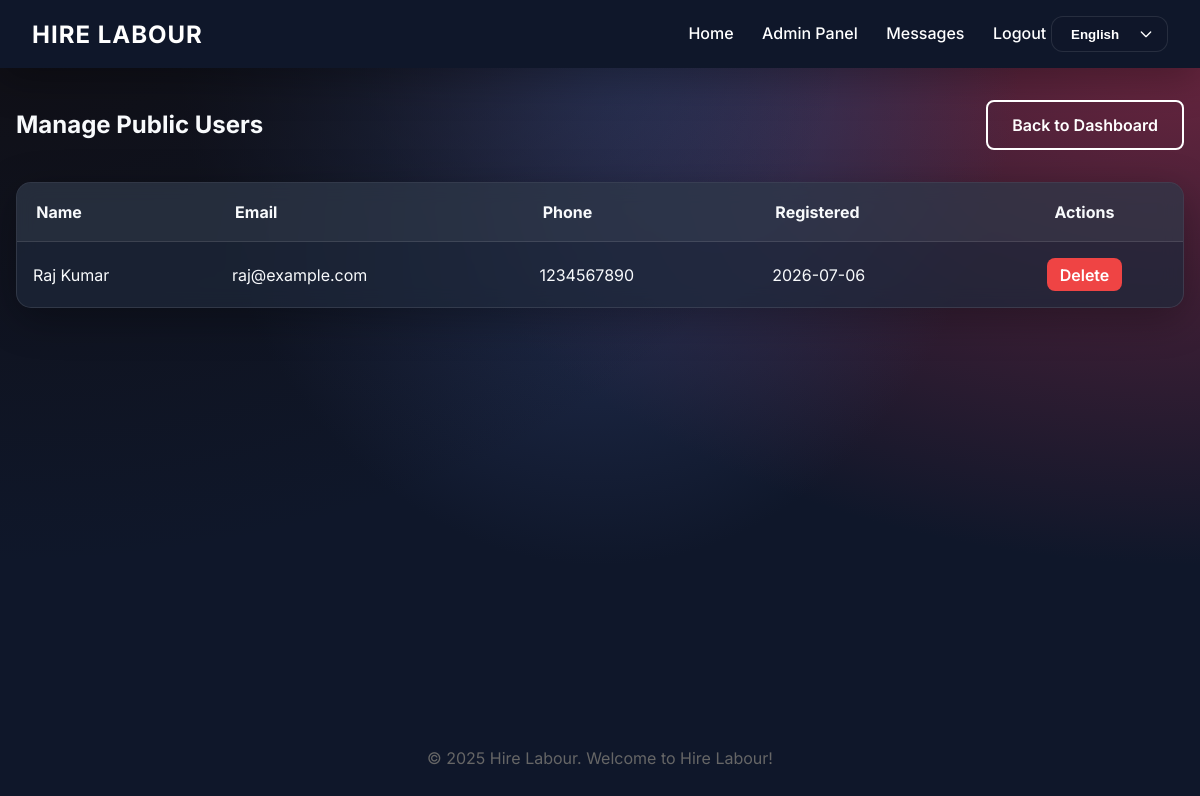
Screenshot of /admin/manage_publics (signed in) with the database file from the repository.
### hire_labour_python/models.py (models this page shows, shortened)
class Public(db.Model, UserMixin):
    __tablename__ = 'publics'
    public_id = db.Column(db.Integer, primary_key=True)
    username = db.Column(db.String(50), unique=True, nullable=False)
    password = db.Column(db.String(255), nullable=False)
    full_name = db.Column(db.String(100), nullable=False)
    email = db.Column(db.String(100), unique=True, nullable=False)
    phone = db.Column(db.String(15), nullable=False)
    profile_image = db.Column(db.String(255))
    registration_date = db.Column(db.DateTime, default=datetime.utcnow)
    feedbacks = db.relationship('Feedback', backref='public', lazy=True)

### hire_labour_python/app.py (the view)
@app.route('/admin/manage_publics')
@login_required
def manage_publics():
    if session.get('user_role') != 'admin':
        return redirect(url_for('index'))
    return render_template('admin/manage_publics.html', publics=Public.query.all())

### hire_labour_python/app.py (called while the page is built)
@login_manager.user_loader
def load_user(user_id):
    try:
        if user_id.startswith('admin_'):
            return Admin.query.get(int(user_id.split('_')[1]))
        elif user_id.startswith('labour_'):
            return Labour.query.get(int(user_id.split('_')[1]))
        elif user_id.startswith('public_'):
            return Public.query.get(int(user_id.split('_')[1]))
    except:
        return None
    return None

@app.context_processor
def inject_lang():
    lang = session.get('lang', 'en')
    en = TRANSLATIONS['en']
    current = TRANSLATIONS.get(lang, en)
    merged = {**en, **current}
    return dict(lang=lang, t=merged)

### hire_labour_python/templates/admin/manage_publics.html
{% extends 'base.html' %}
{% block content %}
<div style="display: flex; justify-content: space-between; align-items: center; margin-bottom: 2rem;">
    <h2>Manage Public Users</h2>
    <a href="{{ url_for('admin_dashboard') }}" class="btn btn-outline" style="color: white; border-color: white;">Back
        to Dashboard</a>
</div>
<div class="card" style="padding: 0; overflow: hidden;">
    <div style="overflow-x: auto;">
        <table style="width: 100%; border-collapse: collapse;">
            <thead style="background: rgba(255,255,255,0.05);">
                <tr>
                    <th style="padding: 1.2rem; text-align: left;">Name</th>
                    <th style="padding: 1.2rem; text-align: left;">Email</th>
                    <th style="padding: 1.2rem; text-align: left;">Phone</th>
                    <th style="padding: 1.2rem; text-align: left;">Registered</th>
                    <th style="padding: 1.2rem; text-align: center;">Actions</th>
                </tr>
            </thead>
            <tbody>
                {% for user in publics %}
                <tr style="border-top: 1px solid var(--glass-border);">
                    <td style="padding: 1rem;">{{ user.full_name }}</td>
                    <td style="padding: 1rem;">{{ user.email }}</td>
                    <td style="padding: 1rem;">{{ user.phone }}</td>
                    <td style="padding: 1rem;">{{ user.registration_date.strftime('%Y-%m-%d') }}</td>
                    <td style="padding: 1rem; text-align: center;">
                        <a href="{{ url_for('delete_user', type='public', id=user.public_id) }}" class="btn"
                            style="background: #ef4444; color: white; padding: 0.4rem 0.8rem;"
                            onclick="return confirm('Permanently delete this user?')">Delete</a>
                    </td>
                </tr>
                {% endfor %}
            </tbody>
        </table>
    </div>
</div>
{% endblock %}

### hire_labour_python/static/css/style.css (style rules this page uses)
:root { --primary-color: #0f172a; --secondary-color: #fbbf24; --accent-color: #10b981; --bg-color: #0f172a; --text-color: #f8fafc; --glass-bg: rgba(30, 41, 59, 0.7); --glass-border: rgba(255, 255, 255, 0.1); --shadow: 0 10px 40px 0 rgba(0, 0, 0, 0.3); }
* { box-sizing: border-box; margin: 0; padding: 0; }
body { font-family: 'Inter', 'Outfit', sans-serif; background: radial-gradient(at 0% 0%, hsla(253, 16%, 7%, 1) 0, transparent 50%), radial-gradient(at 50% 0%, hsla(225, 39%, 30%, 1) 0, transparent 50%), radial-gradient(at 100% 0%, hsla(339, 49%, 30%, 1) 0, transparent 50%); background-color: var(--bg-color); background-attachment: fixed; color: var(--text-color); min-height: 100vh; display: flex; flex-direction: column; }
.card { background: var(--glass-bg); backdrop-filter: blur(10px); -webkit-backdrop-filter: blur(10px); border: 1px solid var(--glass-border); border-radius: 15px; padding: 1.5rem; box-shadow: var(--shadow); transition: transform 0.3s, box-shadow 0.3s; }
.btn { padding: 0.8rem 1.5rem; border-radius: 8px; border: none; font-weight: 600; cursor: pointer; transition: all 0.3s; text-decoration: none; display: inline-block; }
.btn-outline { border: 2px solid white; color: white; background: transparent; }

### rows the page displays
Public: full_name "Raj Kumar", email "raj@example.com", phone "1234567890", registration_date "2026-07-06"

### other values shown
{{ t['admin_panel'] }} "Admin Panel"
{{ t['logout'] }} "Logout"
{{ t['welcome'] }} "Welcome to Hire Labour!"
